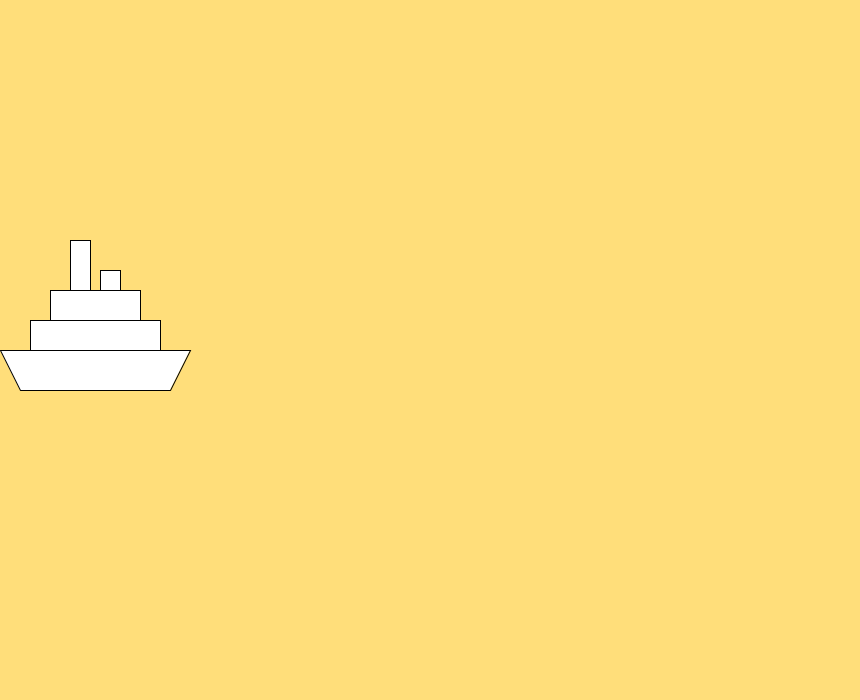
Frame 1 (no input)
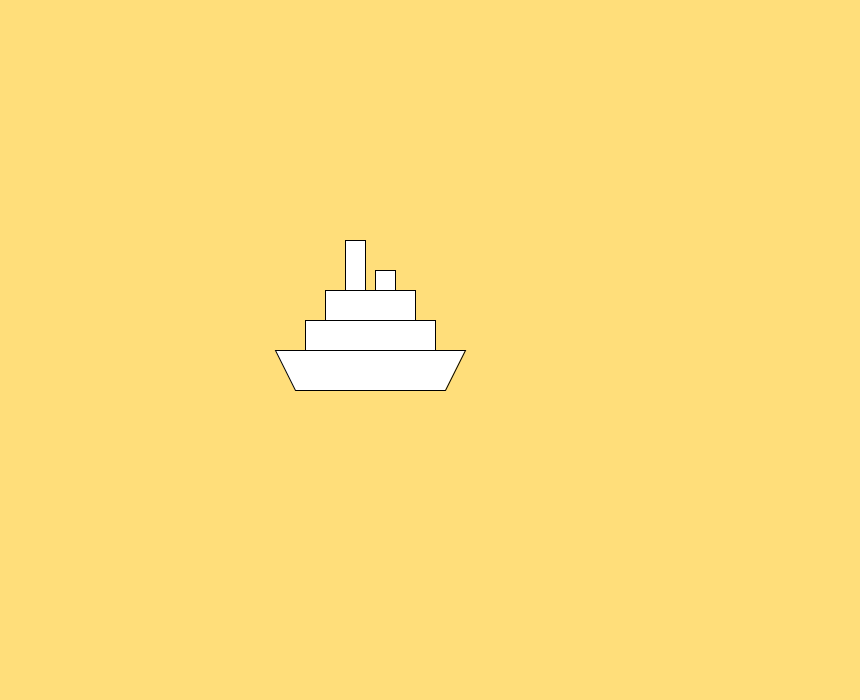
Frame 60 (the mouse pressed at the canvas centre just before this capture)
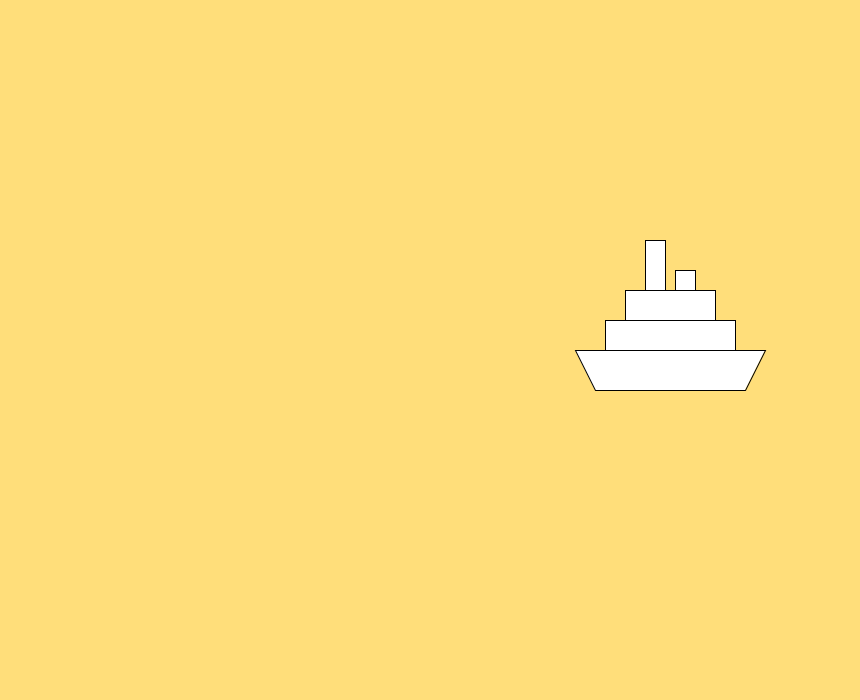
Frame 120 (the mouse held since frame 60 and released just before this capture)

The Processing sketch that drew these frames (run headless with seeded random() and noise(); from frame 60 on, the mouse is pressed at the canvas centre):

// Processing sketch: Animate_something
// ── Animate_something.pde
PVector boatSpawnPoint;
color backgroundColor = color(342, 222, 122);

Boat boat;

void setup() {
  size(860, 700);  
  
  boatSpawnPoint = new PVector(0, height/2);
  
  boat = new Boat();
  boat.speed = 5;
  boat.SetPosition(boatSpawnPoint.x, boatSpawnPoint.y);
  boat.size = new PVector(190, 40);
  boat.bottomRectVertexScale = new PVector(20, -20);
  
  boat.chimneyRectSizes = new PVector[] {
    new PVector(20, 60),
    new PVector(20, 25)
  };
  boat.chimneyRectPositions = new PVector[] {
    new PVector(70, 110),
    new PVector(100, 80)
  };
}

void draw() {
  background(backgroundColor);
  
  boat.Render();
  boat.Sail();
}

class Boat {
  
  // The position of the top left point of the 'bottom rect'
  // exclusive size and scale
  // Modify the position of the boat based of this vector
  public PVector position;
  
  // The length and height of the 'bottom rect'
  public PVector size;
  
  // Scales the position of the bottom-left and bottom-right vertex 
  public PVector bottomRectVertexScale;
  
  // The length and height of the boat's chimneys
  public PVector[] chimneyRectSizes;
  
  // The boat's chimneys position relative to 'bottom rect'
  public PVector[] chimneyRectPositions;
  
  private PVector cabinTopRelativeSize = new PVector(100, 30);
  private PVector cabinMidleRelativeSize = new PVector(60, 30);
  
  private float timer;
  public float speed;  
  
  public void Render() {
    for (int i = 0; i < chimneyRectSizes.length; i++) {
      rect(position.x+chimneyRectPositions[i].x, position.y-chimneyRectPositions[i].y, chimneyRectSizes[i].x, chimneyRectSizes[i].y);
    }

    rect(position.x+(cabinTopRelativeSize.x/2), position.y-cabinTopRelativeSize.y-cabinMidleRelativeSize.y, 
         size.x-cabinTopRelativeSize.x, cabinTopRelativeSize.y);
         
    rect(position.x+(cabinMidleRelativeSize.x/2), position.y-cabinMidleRelativeSize.y, 
         size.x-cabinMidleRelativeSize.x, cabinMidleRelativeSize.y);
    
    beginShape();
      vertex(position.x, position.y); // top -> left
      vertex(position.x+size.x, position.y); // top -> right
      vertex(position.x+size.x+bottomRectVertexScale.y, 
             position.y+size.y); // bottom -> left
      vertex(position.x+bottomRectVertexScale.x, position.y+size.y); // bottom -> right
    endShape(CLOSE); 
  }
  
  public void Sail() {
    timer++;
    if (timer >= speed) {
      position.x += speed;
      
      if (position.x > width+size.x) {
        position.x = -size.x; 
      }
    }
  }
  
  public void SetPosition(float x, float y) {
    position = new PVector(x, y);
  }
}
